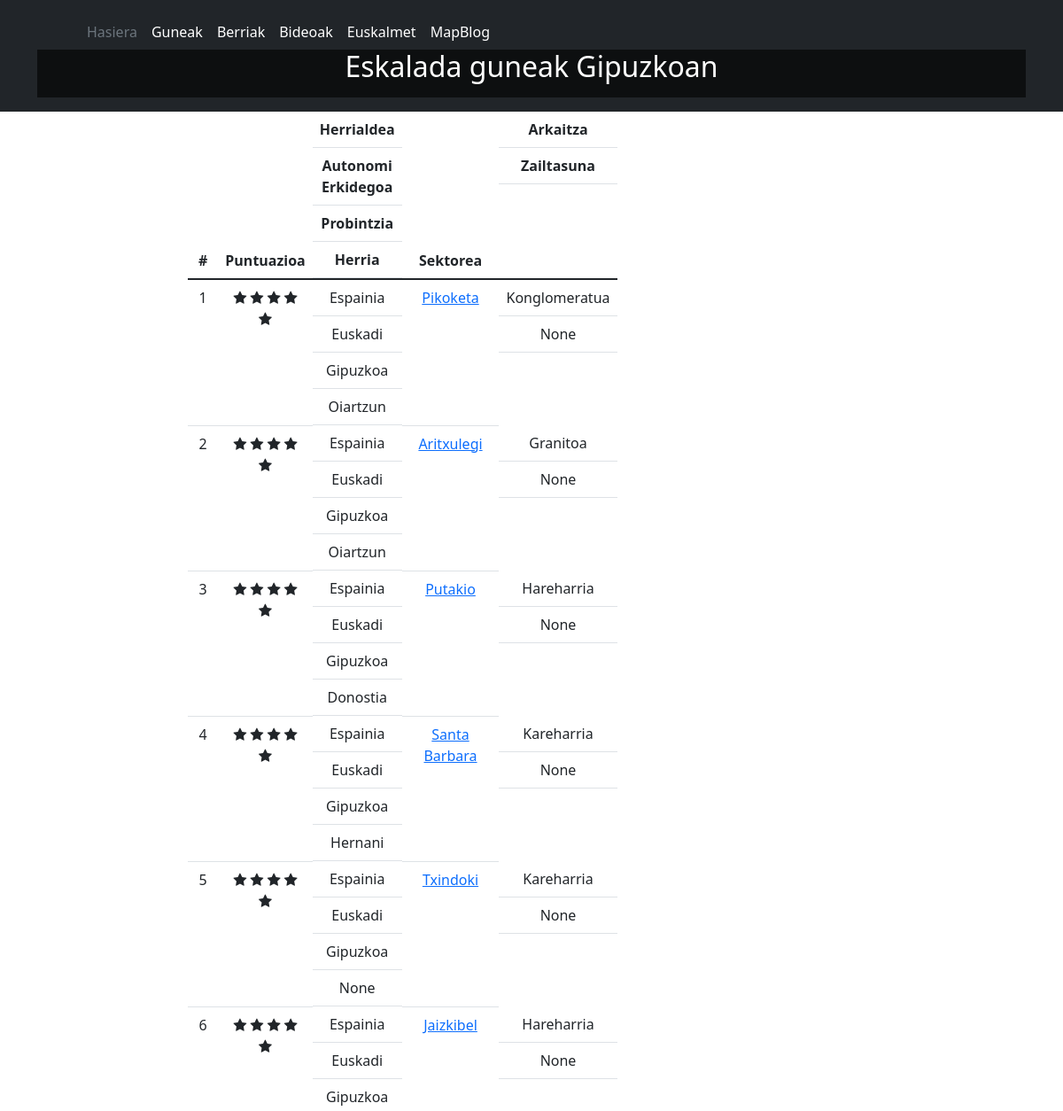
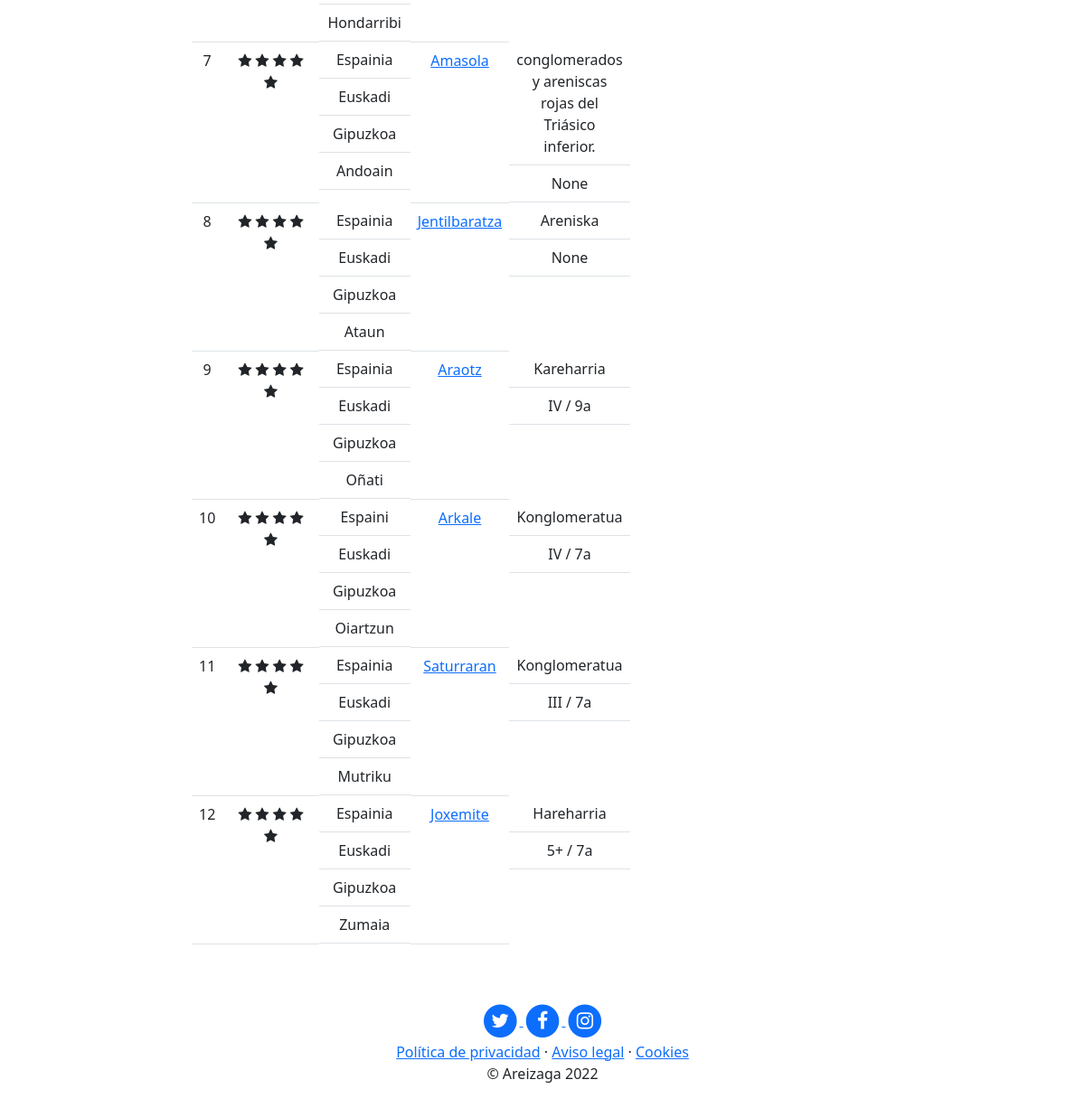
The app's page /lista/ with its own data (2 pictures, top to bottom).
### core/models.py (models this page shows, shortened)
class ClimbingSpot(models.Model):
    title = models.CharField(max_length=200, null=True, blank=True, verbose_name='Sektorea')
    country = models.CharField(max_length=200, null=True, blank=True, verbose_name='Herrialdea')
    ccaa = models.CharField(max_length=200, null=True, blank=True, verbose_name='Autonomi erkidegoa')
    province = models.CharField(max_length=200, null=True, blank=True, verbose_name='Probintzia')
    town = models.CharField(max_length=200, null=True, blank=True, verbose_name='Herria')
    latitude = models.FloatField(null=True, blank=True, verbose_name='Latitudea')
    longitude = models.FloatField(null=True, blank=True, verbose_name='Longitudea')
    stone = models.CharField(max_length=200, null=True, blank=True, verbose_name='Harria')
    difficulty = models.CharField(max_length=200, null=True, blank=True, verbose_name='Zailtasuna')
    description = models.TextField(null=True, blank=True, verbose_name='Deskribapena')
    image1 = models.ImageField(null=True, blank=True, verbose_name='Irudia 1', upload_to="projects")
    image2 = models.ImageField(null=True, blank=True, verbose_name='Irudia 2', upload_to="projects")
    image3 = models.ImageField(null=True, blank=True, verbose_name='Irudia 3', upload_to="projects")
    image4 = models.ImageField(null=True, blank=True, verbose_name='Irudia 4', upload_to="projects")
    created = models.DateTimeField(auto_now_add=True, verbose_name='Sortze data')
    updated = models.DateTimeField(auto_now=True, verbose_name='Edizio data')
    class Meta:
        verbose_name = "Sektorea"
        verbose_name_plural = "Sektoreak"
        ordering = ["created"]

### core/views.py (the view)
# urls.py: path('lista/', core_view.lista, name="lista"),
def lista(request):
    climbingspot = ClimbingSpot.objects.all()
    return render(request, "core/lista.html", {'climbingspot': climbingspot, 'weather': weather})

### core/templates/core/lista.html (shortened to what this page needs)
{% extends 'core/base.html' %}
{% load static %}
{% block content %}
<div class="container" style="width:800px; margin:0 auto; text-align: center;">
  <table class="table" style="width:50%" >
      <thead>
        <tr>
          <th scope="col">#</th>
          <th scope="col">Puntuazioa</th>
          <th scope="col" class="d-none d-sm-block">Herrialdea</th>
          <th scope="col" class="d-none d-sm-block">Autonomi Erkidegoa</th>
          <th scope="col" class="d-none d-sm-block">Probintzia</th>
          <th scope="col" class="d-none d-sm-block">Herria</th>
          <th scope="col">Sektorea</th>
          <th scope="col" class="d-none d-sm-block">Arkaitza</th>
          <th scope="col" class="d-none d-sm-block">Zailtasuna</th>
        </tr>
      </thead>
      <tbody>
      {% for spot in climbingspot %}
        <tr>
          <td scope="row">{{ forloop.counter }}</td>
            <td>
                <link rel="stylesheet" href="https://cdnjs.cloudflare.com/ajax/libs/font-awesome/4.7.0/css/font-awesome.min.css">
                <span class="fa fa-star" onclick="calificar(this)" style="cursor: pointer;" id="1star"></span>
                <span class="fa fa-star" onclick="calificar(this)" style="cursor: pointer;" id="2star"></span>
                <span class="fa fa-star" onclick="calificar(this)" style="cursor: pointer;" id="3star"></span>
                <span class="fa fa-star" onclick="calificar(this)" style="cursor: pointer;" id="4star"></span>
                <span class="fa fa-star" onclick="calificar(this)" style="cursor: pointer;" id="5star"></span>
            </td>
          <td class="d-none d-sm-block">{{spot.country}}</td>
          <td class="d-none d-sm-block">{{spot.ccaa}}</td>
          <td class="d-none d-sm-block">{{spot.province}}</td>
          <td class="d-none d-sm-block">{{spot.town}}</td>
          <td><a href="{{ spot.province }}/{{ spot.title }}">{{spot.title}}</a></td>
          <td class="d-none d-sm-block">{{spot.stone}}</td>
          <td class="d-none d-sm-block">{{spot.difficulty}}</td>
        </tr>
      {% endfor %}
      </tbody>
    </table>
</div>
{% endblock %}

### records on screen
ClimbingSpot: country "Espainia", ccaa "Euskadi", province "Gipuzkoa", town "Oiartzun", title "Pikoketa", stone "Konglomeratua", difficulty "None"
ClimbingSpot: country "Espainia", ccaa "Euskadi", province "Gipuzkoa", town "Oiartzun", title "Aritxulegi", stone "Granitoa", difficulty "None"
ClimbingSpot: country "Espainia", ccaa "Euskadi", province "Gipuzkoa", town "Donostia", title "Putakio", stone "Hareharria", difficulty "None"
ClimbingSpot: country "Espainia", ccaa "Euskadi", province "Gipuzkoa", town "Hernani", title "Santa Barbara", stone "Kareharria", difficulty "None"
ClimbingSpot: country "Espainia", ccaa "Euskadi", province "Gipuzkoa", town "None", title "Txindoki", stone "Kareharria", difficulty "None"
ClimbingSpot: country "Espainia", ccaa "Euskadi", province "Gipuzkoa", town "Hondarribi", title "Jaizkibel", stone "Hareharria", difficulty "None"
ClimbingSpot: country "Espainia", ccaa "Euskadi", province "Gipuzkoa", town "Andoain", title "Amasola", stone "conglomerados y areniscas rojas del Triásico inferior.", difficulty "None"
ClimbingSpot: country "Espainia", ccaa "Euskadi", province "Gipuzkoa", town "Ataun", title "Jentilbaratza", stone "Areniska", difficulty "None"
ClimbingSpot: country "Espainia", ccaa "Euskadi", province "Gipuzkoa", town "Oñati", title "Araotz", stone "Kareharria", difficulty "IV / 9a"
ClimbingSpot: country "Espaini", ccaa "Euskadi", province "Gipuzkoa", town "Oiartzun", title "Arkale", stone "Konglomeratua", difficulty "IV / 7a"
ClimbingSpot: country "Espainia", ccaa "Euskadi", province "Gipuzkoa", town "Mutriku", title "Saturraran", stone "Konglomeratua", difficulty "III / 7a"
ClimbingSpot: country "Espainia", ccaa "Euskadi", province "Gipuzkoa", town "Zumaia", title "Joxemite", stone "Hareharria", difficulty "5+ / 7a"
